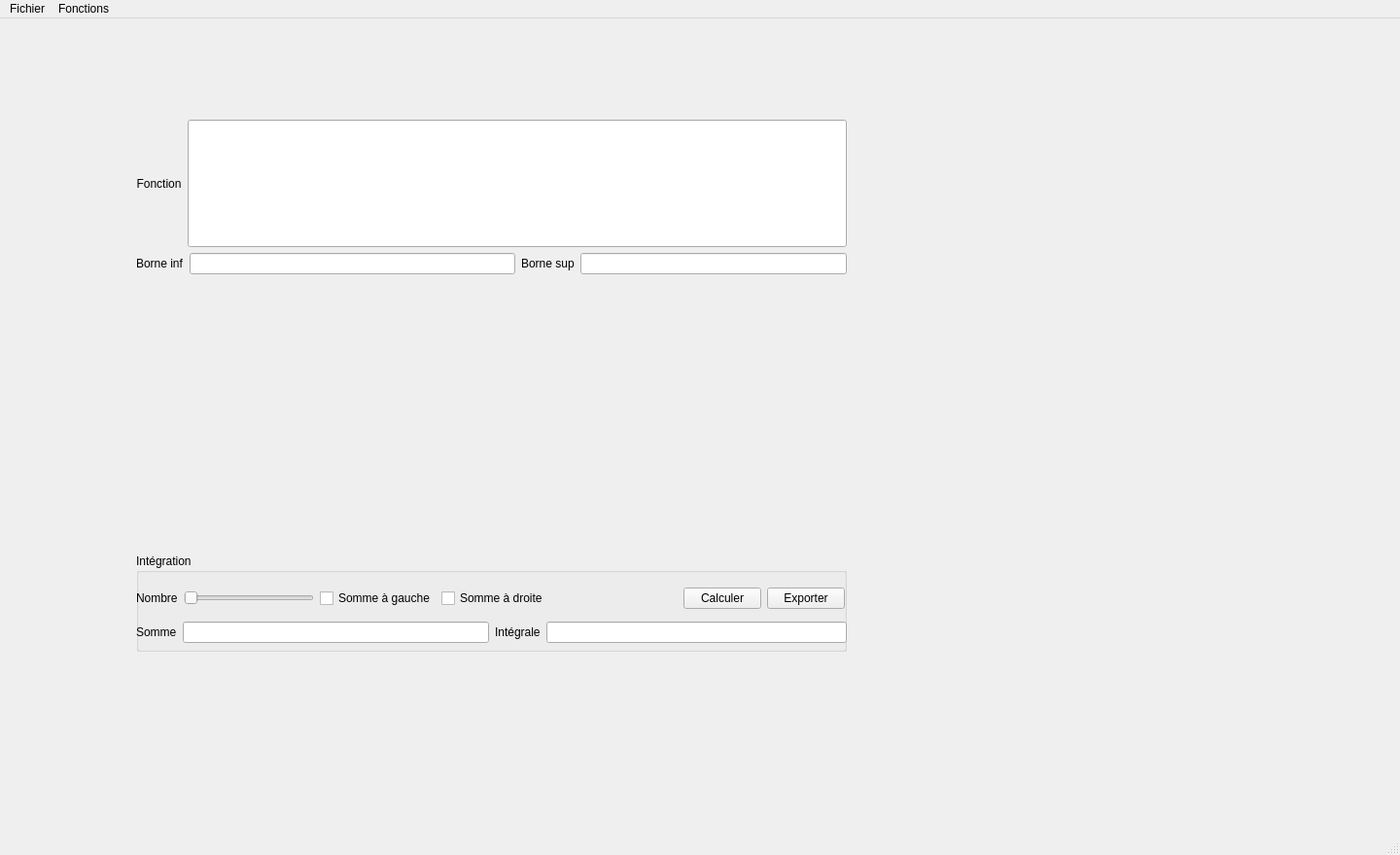
<?xml version="1.0" encoding="UTF-8"?>
<ui version="4.0">
 <class>MainWindow</class>
 <widget class="QMainWindow" name="MainWindow">
  <property name="geometry">
   <rect>
    <x>0</x>
    <y>0</y>
    <width>1440</width>
    <height>879</height>
   </rect>
  </property>
  <property name="windowTitle">
   <string>MainWindow</string>
  </property>
  <widget class="QWidget" name="centralwidget">
   <widget class="QWidget" name="horizontalLayoutWidget">
    <property name="geometry">
     <rect>
      <x>140</x>
      <y>240</y>
      <width>731</width>
      <height>24</height>
     </rect>
    </property>
    <layout class="QHBoxLayout" name="horizontalLayout">
     <item>
      <widget class="QLabel" name="label_2">
       <property name="text">
        <string>Borne inf</string>
       </property>
      </widget>
     </item>
     <item>
      <widget class="QLineEdit" name="lineEdit"/>
     </item>
     <item>
      <layout class="QHBoxLayout" name="horizontalLayout_2">
       <item>
        <widget class="QLabel" name="label_3">
         <property name="text">
          <string>Borne sup</string>
         </property>
        </widget>
       </item>
       <item>
        <widget class="QLineEdit" name="lineEdit_2"/>
       </item>
      </layout>
     </item>
    </layout>
   </widget>
   <widget class="QWidget" name="formLayoutWidget">
    <property name="geometry">
     <rect>
      <x>140</x>
      <y>100</y>
      <width>731</width>
      <height>139</height>
     </rect>
    </property>
    <layout class="QFormLayout" name="formLayout">
     <property name="labelAlignment">
      <set>Qt::AlignLeading|Qt::AlignLeft|Qt::AlignVCenter</set>
     </property>
     <property name="formAlignment">
      <set>Qt::AlignLeading|Qt::AlignLeft|Qt::AlignVCenter</set>
     </property>
     <item row="1" column="0">
      <widget class="QLabel" name="label">
       <property name="minimumSize">
        <size>
         <width>47</width>
         <height>131</height>
        </size>
       </property>
       <property name="text">
        <string>Fonction</string>
       </property>
       <property name="alignment">
        <set>Qt::AlignCenter</set>
       </property>
      </widget>
     </item>
     <item row="1" column="1">
      <widget class="QLineEdit" name="lineEdit_5">
       <property name="minimumSize">
        <size>
         <width>676</width>
         <height>131</height>
        </size>
       </property>
       <property name="frame">
        <bool>true</bool>
       </property>
      </widget>
     </item>
    </layout>
   </widget>
   <widget class="QWidget" name="verticalLayoutWidget">
    <property name="geometry">
     <rect>
      <x>140</x>
      <y>260</y>
      <width>731</width>
      <height>291</height>
     </rect>
    </property>
    <layout class="QVBoxLayout" name="verticalLayout"/>
   </widget>
   <widget class="QGroupBox" name="groupBox">
    <property name="geometry">
     <rect>
      <x>140</x>
      <y>550</y>
      <width>731</width>
      <height>101</height>
     </rect>
    </property>
    <property name="title">
     <string>Intégration</string>
    </property>
    <widget class="QWidget" name="">
     <property name="geometry">
      <rect>
       <x>0</x>
       <y>20</y>
       <width>729</width>
       <height>52</height>
      </rect>
     </property>
     <layout class="QHBoxLayout" name="horizontalLayout_4">
      <item>
       <widget class="QLabel" name="label_4">
        <property name="text">
         <string>Nombre</string>
        </property>
       </widget>
      </item>
      <item>
       <widget class="QSlider" name="horizontalSlider">
        <property name="orientation">
         <enum>Qt::Horizontal</enum>
        </property>
       </widget>
      </item>
      <item>
       <widget class="QCheckBox" name="checkBox">
        <property name="text">
         <string>Somme à gauche</string>
        </property>
       </widget>
      </item>
      <item>
       <widget class="QCheckBox" name="checkBox_2">
        <property name="text">
         <string>Somme à droite</string>
        </property>
       </widget>
      </item>
      <item>
       <spacer name="horizontalSpacer">
        <property name="orientation">
         <enum>Qt::Horizontal</enum>
        </property>
        <property name="sizeHint" stdset="0">
         <size>
          <width>40</width>
          <height>20</height>
         </size>
        </property>
       </spacer>
      </item>
      <item>
       <widget class="QPushButton" name="pushButton">
        <property name="text">
         <string>Calculer</string>
        </property>
       </widget>
      </item>
      <item>
       <widget class="QPushButton" name="pushButton_2">
        <property name="text">
         <string>Exporter</string>
        </property>
       </widget>
      </item>
     </layout>
    </widget>
    <widget class="QWidget" name="horizontalLayoutWidget_2">
     <property name="geometry">
      <rect>
       <x>0</x>
       <y>70</y>
       <width>731</width>
       <height>80</height>
      </rect>
     </property>
     <layout class="QHBoxLayout" name="horizontalLayout_3">
      <item>
       <layout class="QFormLayout" name="formLayout_2">
        <item row="0" column="0">
         <widget class="QLabel" name="label_7">
          <property name="text">
           <string>Somme</string>
          </property>
         </widget>
        </item>
        <item row="0" column="1">
         <widget class="QLineEdit" name="lineEdit_3"/>
        </item>
       </layout>
      </item>
      <item>
       <layout class="QFormLayout" name="formLayout_3">
        <item row="0" column="0">
         <widget class="QLabel" name="label_8">
          <property name="text">
           <string>Intégrale</string>
          </property>
         </widget>
        </item>
        <item row="0" column="1">
         <widget class="QLineEdit" name="lineEdit_4"/>
        </item>
       </layout>
      </item>
     </layout>
    </widget>
   </widget>
  </widget>
  <widget class="QMenuBar" name="menubar">
   <property name="geometry">
    <rect>
     <x>0</x>
     <y>0</y>
     <width>1440</width>
     <height>21</height>
    </rect>
   </property>
   <widget class="QMenu" name="menuFichier">
    <property name="title">
     <string>Fichier</string>
    </property>
   </widget>
   <widget class="QMenu" name="menuFonctions">
    <property name="title">
     <string>Fonctions</string>
    </property>
   </widget>
   <addaction name="menuFichier"/>
   <addaction name="menuFonctions"/>
  </widget>
  <widget class="QStatusBar" name="statusbar"/>
  <action name="actionCouleur">
   <property name="text">
    <string>Couleur</string>
   </property>
  </action>
  <action name="actionQuitter">
   <property name="text">
    <string>Quitter</string>
   </property>
  </action>
  <action name="actionFonctions">
   <property name="text">
    <string>Fonctions</string>
   </property>
  </action>
 </widget>
 <resources/>
 <connections/>
</ui>
